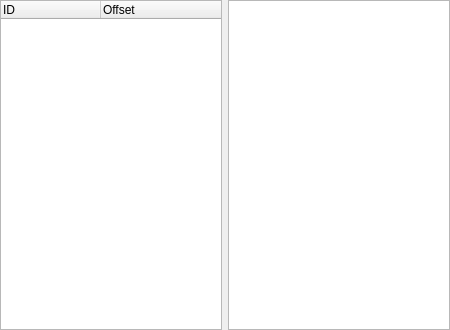
<?xml version="1.0" encoding="UTF-8"?>
<ui version="4.0">
 <class>ChildWin</class>
 <widget class="QWidget" name="ChildWin">
  <property name="geometry">
   <rect>
    <x>0</x>
    <y>0</y>
    <width>450</width>
    <height>330</height>
   </rect>
  </property>
  <property name="minimumSize">
   <size>
    <width>450</width>
    <height>330</height>
   </size>
  </property>
  <property name="windowTitle">
   <string>Form</string>
  </property>
  <layout class="QHBoxLayout" name="horizontalLayout">
   <property name="margin">
    <number>0</number>
   </property>
   <item>
    <widget class="QTreeWidget" name="treeWidget">
     <property name="sizePolicy">
      <sizepolicy hsizetype="Maximum" vsizetype="Expanding">
       <horstretch>0</horstretch>
       <verstretch>0</verstretch>
      </sizepolicy>
     </property>
     <property name="maximumSize">
      <size>
       <width>16777215</width>
       <height>16777215</height>
      </size>
     </property>
     <attribute name="headerVisible">
      <bool>true</bool>
     </attribute>
     <attribute name="headerDefaultSectionSize">
      <number>100</number>
     </attribute>
     <attribute name="headerDefaultSectionSize">
      <number>100</number>
     </attribute>
     <attribute name="headerVisible">
      <bool>true</bool>
     </attribute>
     <column>
      <property name="text">
       <string>ID</string>
      </property>
     </column>
     <column>
      <property name="text">
       <string>Offset</string>
      </property>
     </column>
    </widget>
   </item>
   <item>
    <layout class="QVBoxLayout" name="verticalLayout_2">
     <item>
      <widget class="QGraphicsView" name="graphicsView">
       <property name="sizePolicy">
        <sizepolicy hsizetype="Expanding" vsizetype="Expanding">
         <horstretch>3</horstretch>
         <verstretch>0</verstretch>
        </sizepolicy>
       </property>
      </widget>
     </item>
    </layout>
   </item>
  </layout>
 </widget>
 <resources/>
 <connections/>
 <slots>
  <signal>signal1()</signal>
  <slot>update_list()</slot>
 </slots>
</ui>
